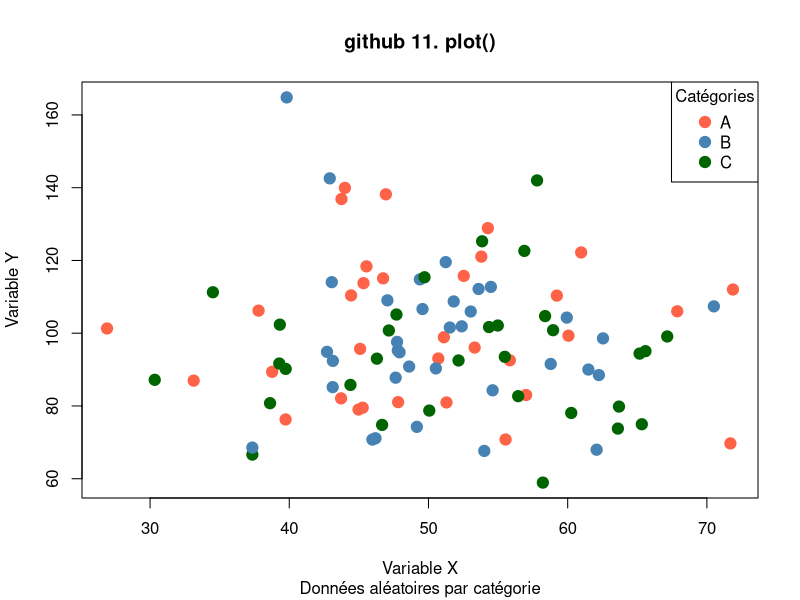

Reproduce this figure in R.
# Création de données fictives
set.seed(123)
x <- rnorm(100, mean = 50, sd = 10)
y <- rnorm(100, mean = 100, sd = 20)
category <- sample(c("A", "B", "C"), 100, replace = TRUE)

# Associer chaque catégorie à une couleur
colors <- c("A" = "tomato", "B" = "steelblue", "C" = "darkgreen")
point_colors <- colors[category]

# Création du plot
plot(x, y,
     col = point_colors,
     pch = 19,
     cex = 1.5,
     xlab = "Variable X",
     ylab = "Variable Y",
     main = "github 11. plot()",
     sub = "Données aléatoires par catégorie")

# Ajout de la légende
legend("topright",
       legend = names(colors),
       col = colors,
       pch = 19,
       pt.cex = 1.5,
       title = "Catégories")
